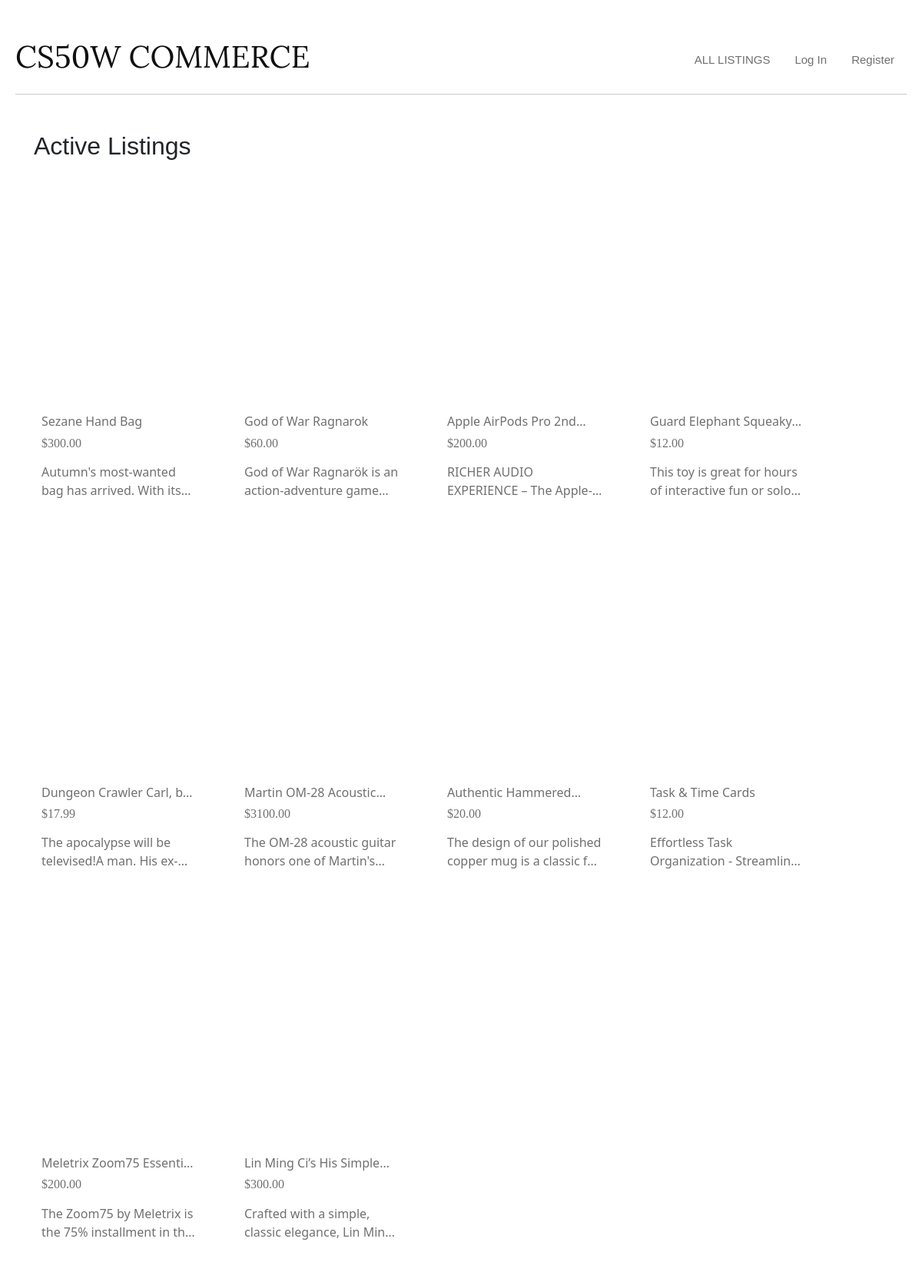
The page / on the database its author committed.
### auctions/models.py (models this page shows, shortened)
class Listing(models.Model):
    title = models.CharField(max_length=50)
    description = models.CharField(max_length=1000)
    image = models.CharField(max_length=1000)
    price = models.FloatField()
    isActive = models.BooleanField(default=True)
    user = models.ForeignKey(User, on_delete=models.CASCADE, related_name="user")
    category = models.ForeignKey(Category, on_delete=models.CASCADE, related_name="category")
    watchlist = models.ManyToManyField(User, related_name="listingWatchlist")

### auctions/views.py (the view)
# urls.py: path("", views.index, name="index"),
def index(request):
    activeListings = Listing.objects.filter(isActive=True)
    allCategories = Category.objects.all()
    return render(request, "auctions/index.html", {
        "listings": activeListings,
        "categories": allCategories
    })

### auctions/templates/auctions/index.html
{% extends "auctions/layout.html" %}
{% block body %}
    <h2 class="mt-5 mx-4" style="font-family: 'Plus Jakarta Sans', sans-serif;">Active Listings</h2>
    <div class="row mx-1">
        {% for listing in listings %}
            <div class="card mx-1 my-4" style="width: 16rem; border: none;">
                <a href="{% url 'listing' id=listing.id %}">
                    <div class="card-image-container" style="background-image: url('{{ listing.image }}');"></div>
                </a>
                <div class="card-body d-flex flex-column justify-content-between">
                    <h6 class="card-title clamp-title">{{ listing.title }}</h6>
                    <h6 class="listing-price mb-3">${{ listing.price|floatformat:"2" }}</h6>
                    <p class="card-text clamp">{{ listing.description }}</p>
                </div>
            </div>
        {% endfor %}
    </div>
{% endblock %}

### auctions/static/auctions/styles.css (style rules this page uses)
body { max-width: 1400px; margin: 0 auto; padding: 50px 20px; }
.card-body a.card-title, .card-body .listing-price { text-decoration: none !important; }
.card { transition: box-shadow 0.3s ease-in-out; padding: 10px; }
.card-body { color: #707070 !important; }
.card-image-container { width: 100%; height: 17rem; background-size: cover; background-position: center; background-repeat: no-repeat; overflow: hidden; }
.clamp { display: -webkit-box; -webkit-line-clamp: 2; -webkit-box-orient: vertical; overflow: hidden; }
.clamp-title { display: -webkit-box; -webkit-line-clamp: 1; -webkit-box-orient: vertical; overflow: hidden; }
.listing-price, .listing-bid { font-family: "Oswald"; font-optical-sizing: auto; font-style: normal; }

### rows shown on the page
Listing: title "Sezane Hand Bag", price "300.00", description "Autumn's most-wanted bag has arrived. With…"
Listing: title "God of War Ragnarok", price "60.00", description "God of War Ragnarök is an action-adventure…"
Listing: title "Apple AirPods Pro…", price "200.00", description "RICHER AUDIO EXPERIENCE –…"
Listing: title "Guard Elephant…", price "12.00", description "This toy is great for hours of interactive fun or…"
Listing: title "Dungeon Crawler Carl,…", price "17.99", description "The apocalypse will be televised!A man.…"
Listing: title "Martin OM-28…", price "3100.00", description "The OM-28 acoustic guitar honors one of…"
Listing: title "Authentic…", price "20.00", description "The design of our polished copper mug is a classic…"
Listing: title "Task & Time Cards", price "12.00", description "Effortless Task Organization -…"
Listing: title "Meletrix Zoom75…", price "200.00", description "The Zoom75 by Meletrix is the 75% installment in…"
Listing: title "Lin Ming Ci’s His…", price "300.00", description "Crafted with a simple, classic elegance, Lin…"
